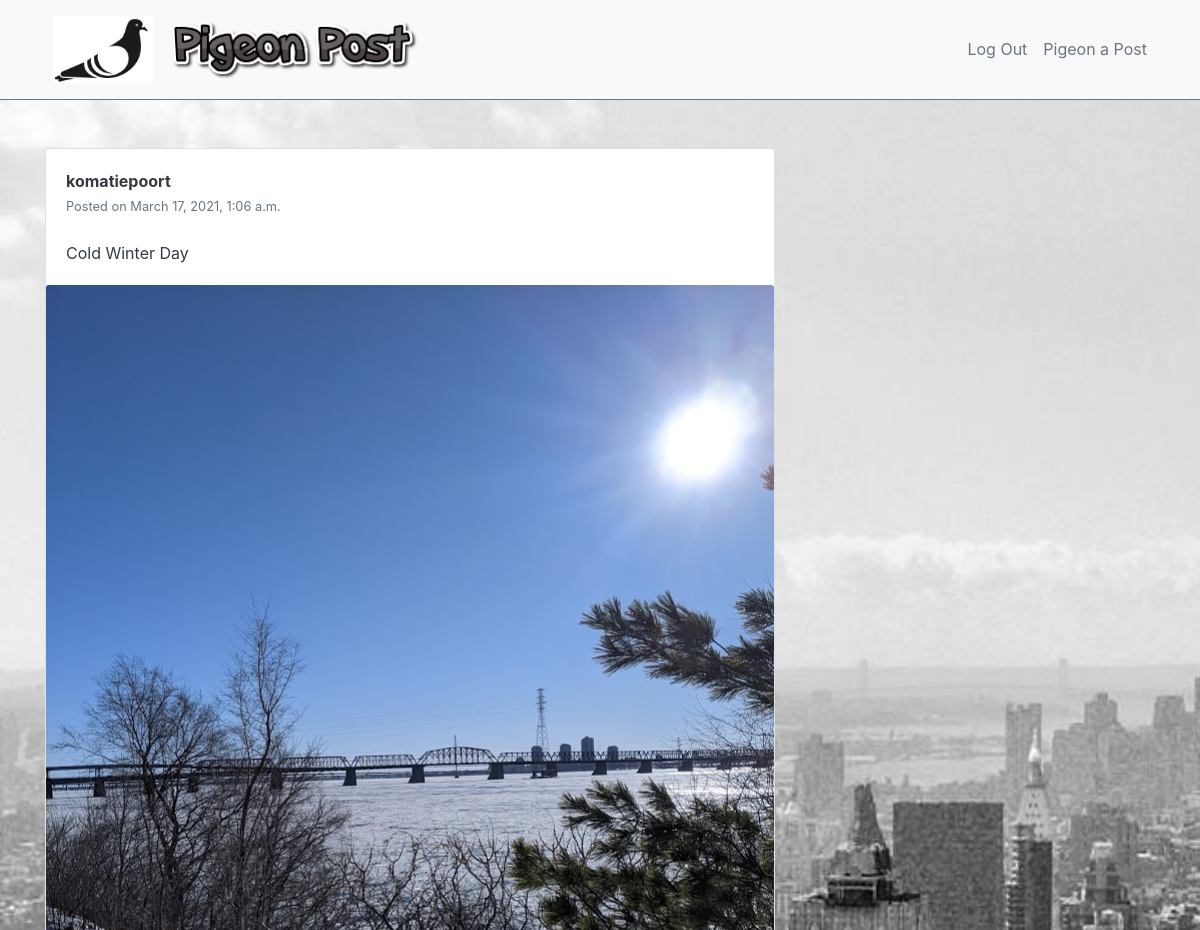
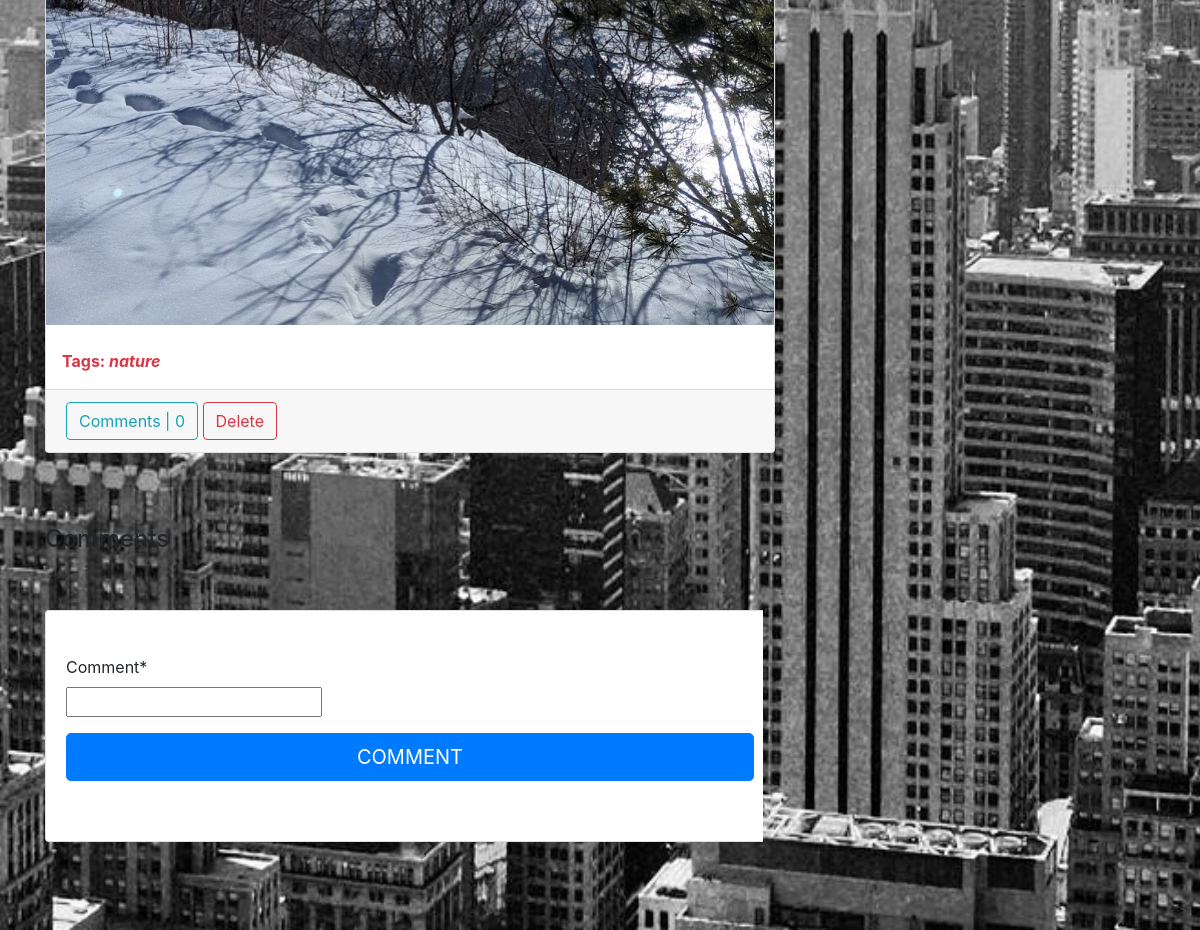
Page /post/12 (signed in) on the committed database (2 pictures, top to bottom).
### pigeonpost/models.py (models this page shows, shortened)
class Post(models.Model):
    description = models.CharField(max_length=255, blank=True)
    pic = models.ImageField(upload_to='static/images')
    date_posted = models.DateTimeField(default=timezone.now)
    user_name = models.ForeignKey(User, on_delete=models.CASCADE)
    tags = models.CharField(max_length=100, blank=True)

### pigeonpost/views.py (the view)
# urls.py: url(r'^post/(?P<pk>\d+)$', core_views.post_detail, name='post-detail'),
@login_required
def post_detail(request, pk):
  post = get_object_or_404(Post, pk=pk)
  user = request.user
  is_liked =  Like.objects.filter(user=user, post=post)
  if request.method == 'POST':
        form = NewCommentForm(request.POST)
        if form.is_valid():
          data = form.save(commit=False)
          data.post = post
          data.username = user
          data.save()
          return redirect('post-detail', pk=pk)
  else:
        form = NewCommentForm()
  return render(request, 'post_detail.html',{'post':post, 'is_liked':is_liked, 'form':form})

### pigeonpost/forms.py
class NewCommentForm(forms.ModelForm):
	class Meta:
		model = Comments
		fields = ['comment']

### pigeonpost/templates/post_detail.html (shortened to what this page needs)
{% extends 'base.html' %}
{% load crispy_forms_tags %}
{% block content %}
<div style="background: url(../static/images/CitySkyline.jpg); min-height: 1000px; background-size: cover; background-position: top; background-repeat: no-repeat; background-attachment: fixed;" class="page-holder bg-cover">
	<div class="container">
	    <div class="row">
	      <div class="col-md-8">
	       <div class="card card-signin my-5">
            <div class="card-body">
              <a class="text-dark" href="{% url 'user-posts' username=post.user_name %}"><b>{{ post.user_name }}</b></a>
              <br><small class="text-muted">Posted on {{ post.date_posted }}</small>
              <br><br>
              <p class="card-text text-dark">{{ post.description }}</p>
            </div>
            <a href="{% url 'post-detail' pk=post.pk%}"></a><img class="card-img-top" src="{{post.pic.url}}" alt="Picture not found"></a>
            {% if post.tags %}
            <br>
            <p class="text-danger ml-3"><b>Tags: <i>{{ post.tags }}</i></b></p>
            {% endif %}
            <div class="card-footer">
              <a class="btn btn-outline-info" href="{% url 'post-detail' pk=post.pk %}">Comments | {{ post.details.count }}</a>
              {% if post.user_name == user %}
              <a class="btn btn-outline-danger" href="{% url 'post-delete' pk=post.pk %}">Delete</a>
              {% endif %}
            </div>
          </div>
	  	   </div>
	    </div>
	    <br>
		<h4>Comments</h4>
	    <div class="row">
	    	<div class="col-md-8">
	    		<div class="card card-signin my-5">
	    			<div class="card-body">
	    				<form class="form-signin" method = "POST">
				            <fieldset class="form-group"><br>
				                {{ form|crispy }}
				            </fieldset>
				            <div class="form-group">
				                <button class="btn btn-lg btn-primary btn-block text-uppercase" type="submit">Comment</button><br>
				            </div>
	    			</div>
	    		</div>
	    	</div>
	    </div>
	    <div class="row">
	    	<div class="col-md-8">
	    		{% if post.details.all %}
	    		<div class="card card-signin my-5">
	    		{% for detail in post.details.all %}
	    			<div class="card-body">
	    				<!-- <a href="{{ detail.username.profile.get_absolute_url }}">
	    					<img src="{{ detail.username.profile.image.url }}" class="rounded-circle" width="30" height="30" alt=""> -->
	    				</a>
	          			<a class="text-dark" href="{{ detail.username.profile.get_absolute_url }}"><b>{{ detail.username }}</b></a>
	          			<br><small>{{ detail.comment_date }}</small><br><br>
	          			<p class="card-text text-dark">{{ detail.comment }}</p>
	    			</div>
	    			<hr class="my-1">
	    		{% endfor %}
	    		</div>
	    		{% else %}
	    			<p>No comments to show!</p>
	    		{% endif %}
	    	</div>
	    </div>
	</div>
</div>
{% endblock content %}

### rows in the picture
Post: user_name "komatiepoort", date_posted "March 17, 2021, 1:06 a.m.", description "Cold Winter Day", pic (picture), tags "nature", details.count "0"
